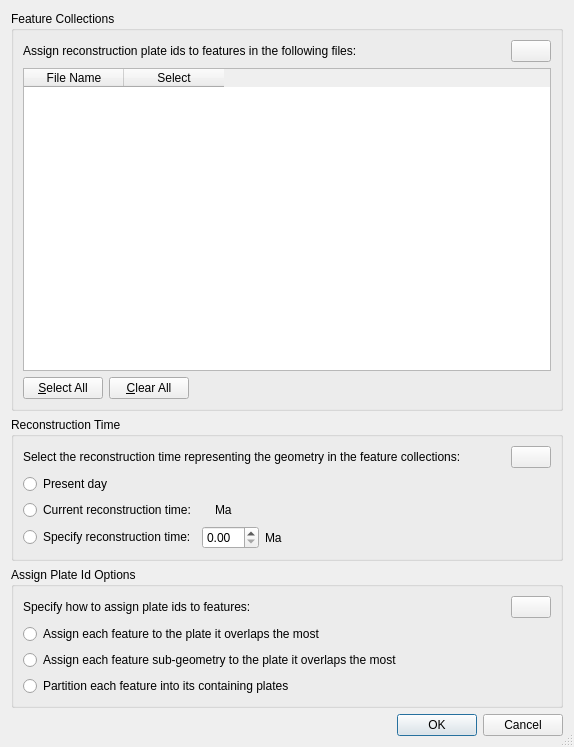
<ui version="4.0" >
 <class>AssignReconstructionPlateIdsDialog</class>
 <widget class="QDialog" name="AssignReconstructionPlateIdsDialog" >
  <property name="geometry" >
   <rect>
    <x>0</x>
    <y>0</y>
    <width>574</width>
    <height>747</height>
   </rect>
  </property>
  <property name="windowTitle" >
   <string>Assign Reconstruction Plate Ids</string>
  </property>
  <property name="windowIcon" >
   <iconset resource="../qt-resources/qt_widgets.qrc" >:/gnome_preferences_desktop_16.png</iconset>
  </property>
  <property name="sizeGripEnabled" >
   <bool>true</bool>
  </property>
  <property name="modal" >
   <bool>true</bool>
  </property>
  <layout class="QVBoxLayout" >
   <item>
    <widget class="QGroupBox" name="files_to_assign" >
     <property name="title" >
      <string>Feature Collections</string>
     </property>
     <layout class="QVBoxLayout" >
      <item>
       <layout class="QHBoxLayout" >
        <item>
         <widget class="QLabel" name="label" >
          <property name="text" >
           <string>Assign reconstruction plate ids to features in the following files:</string>
          </property>
         </widget>
        </item>
        <item>
         <spacer>
          <property name="orientation" >
           <enum>Qt::Horizontal</enum>
          </property>
          <property name="sizeHint" >
           <size>
            <width>40</width>
            <height>20</height>
           </size>
          </property>
         </spacer>
        </item>
        <item>
         <widget class="QPushButton" name="push_button_help_feature_collections" >
          <property name="toolTip" >
           <string>What does this mean?</string>
          </property>
          <property name="text" >
           <string/>
          </property>
          <property name="icon" >
           <iconset resource="../qt-resources/qt_widgets.qrc" >:/human_help_browser_16.png</iconset>
          </property>
         </widget>
        </item>
       </layout>
      </item>
      <item>
       <widget class="QTableWidget" name="table_feature_collections" >
        <property name="alternatingRowColors" >
         <bool>true</bool>
        </property>
        <property name="selectionMode" >
         <enum>QAbstractItemView::NoSelection</enum>
        </property>
        <property name="selectionBehavior" >
         <enum>QAbstractItemView::SelectRows</enum>
        </property>
        <property name="horizontalScrollMode" >
         <enum>QAbstractItemView::ScrollPerPixel</enum>
        </property>
        <property name="gridStyle" >
         <enum>Qt::DashLine</enum>
        </property>
        <property name="columnCount" >
         <number>2</number>
        </property>
        <column>
         <property name="text" >
          <string>File Name</string>
         </property>
        </column>
        <column>
         <property name="text" >
          <string>Select</string>
         </property>
        </column>
       </widget>
      </item>
      <item>
       <layout class="QHBoxLayout" >
        <item>
         <widget class="QPushButton" name="button_select_all" >
          <property name="toolTip" >
           <string>Select all files</string>
          </property>
          <property name="text" >
           <string>&amp;Select All</string>
          </property>
         </widget>
        </item>
        <item>
         <widget class="QPushButton" name="button_clear_all" >
          <property name="enabled" >
           <bool>true</bool>
          </property>
          <property name="toolTip" >
           <string>Clear all files</string>
          </property>
          <property name="text" >
           <string>&amp;Clear All</string>
          </property>
         </widget>
        </item>
        <item>
         <spacer>
          <property name="orientation" >
           <enum>Qt::Horizontal</enum>
          </property>
          <property name="sizeHint" >
           <size>
            <width>40</width>
            <height>20</height>
           </size>
          </property>
         </spacer>
        </item>
       </layout>
      </item>
     </layout>
    </widget>
   </item>
   <item>
    <widget class="QGroupBox" name="group_box_reconstruction_time" >
     <property name="title" >
      <string>Reconstruction Time</string>
     </property>
     <layout class="QVBoxLayout" >
      <item>
       <layout class="QHBoxLayout" >
        <item>
         <widget class="QLabel" name="label_reconstruction_time" >
          <property name="minimumSize" >
           <size>
            <width>0</width>
            <height>20</height>
           </size>
          </property>
          <property name="text" >
           <string>Select the reconstruction time representing the geometry in the feature collections:</string>
          </property>
         </widget>
        </item>
        <item>
         <spacer>
          <property name="orientation" >
           <enum>Qt::Horizontal</enum>
          </property>
          <property name="sizeHint" >
           <size>
            <width>40</width>
            <height>20</height>
           </size>
          </property>
         </spacer>
        </item>
        <item>
         <widget class="QPushButton" name="push_button_help_reconstruction_time" >
          <property name="toolTip" >
           <string>What does this mean?</string>
          </property>
          <property name="text" >
           <string/>
          </property>
          <property name="icon" >
           <iconset resource="../qt-resources/qt_widgets.qrc" >:/human_help_browser_16.png</iconset>
          </property>
         </widget>
        </item>
       </layout>
      </item>
      <item>
       <widget class="QRadioButton" name="radio_button_present_day" >
        <property name="text" >
         <string>Present day</string>
        </property>
        <property name="checked" >
         <bool>false</bool>
        </property>
       </widget>
      </item>
      <item>
       <layout class="QHBoxLayout" >
        <item>
         <widget class="QRadioButton" name="radio_button_current_recon_time" >
          <property name="text" >
           <string>Current reconstruction time:</string>
          </property>
          <property name="checked" >
           <bool>false</bool>
          </property>
         </widget>
        </item>
        <item>
         <widget class="QLabel" name="label_current_reconstruction_time" >
          <property name="text" >
           <string>&lt;current reconstruction time></string>
          </property>
         </widget>
        </item>
        <item>
         <widget class="QLabel" name="label_ma" >
          <property name="text" >
           <string>Ma</string>
          </property>
         </widget>
        </item>
        <item>
         <spacer>
          <property name="orientation" >
           <enum>Qt::Horizontal</enum>
          </property>
          <property name="sizeHint" >
           <size>
            <width>40</width>
            <height>20</height>
           </size>
          </property>
         </spacer>
        </item>
       </layout>
      </item>
      <item>
       <layout class="QHBoxLayout" >
        <item>
         <widget class="QRadioButton" name="radio_button_specify_recon_time" >
          <property name="text" >
           <string>Specify reconstruction time:</string>
          </property>
         </widget>
        </item>
        <item>
         <widget class="QDoubleSpinBox" name="double_spin_box_reconstruction_time" />
        </item>
        <item>
         <widget class="QLabel" name="label_ma_spin_box" >
          <property name="text" >
           <string>Ma</string>
          </property>
         </widget>
        </item>
        <item>
         <spacer>
          <property name="orientation" >
           <enum>Qt::Horizontal</enum>
          </property>
          <property name="sizeHint" >
           <size>
            <width>40</width>
            <height>20</height>
           </size>
          </property>
         </spacer>
        </item>
       </layout>
      </item>
     </layout>
    </widget>
   </item>
   <item>
    <widget class="QGroupBox" name="partition_options" >
     <property name="title" >
      <string>Assign Plate Id Options</string>
     </property>
     <layout class="QVBoxLayout" >
      <item>
       <layout class="QHBoxLayout" >
        <item>
         <widget class="QLabel" name="label_assign_plate_id_options" >
          <property name="text" >
           <string>Specify how to assign plate ids to features:</string>
          </property>
         </widget>
        </item>
        <item>
         <spacer>
          <property name="orientation" >
           <enum>Qt::Horizontal</enum>
          </property>
          <property name="sizeHint" >
           <size>
            <width>40</width>
            <height>20</height>
           </size>
          </property>
         </spacer>
        </item>
        <item>
         <widget class="QPushButton" name="push_button_help_assign_plate_id_options" >
          <property name="toolTip" >
           <string>What does this mean?</string>
          </property>
          <property name="text" >
           <string/>
          </property>
          <property name="icon" >
           <iconset resource="../qt-resources/qt_widgets.qrc" >:/human_help_browser_16.png</iconset>
          </property>
         </widget>
        </item>
       </layout>
      </item>
      <item>
       <widget class="QRadioButton" name="radio_button_assign_features" >
        <property name="text" >
         <string>Assign each feature to the plate it overlaps the most</string>
        </property>
       </widget>
      </item>
      <item>
       <widget class="QRadioButton" name="radio_button_assign_feature_sub_geometries" >
        <property name="text" >
         <string>Assign each feature sub-geometry to the plate it overlaps the most</string>
        </property>
       </widget>
      </item>
      <item>
       <widget class="QRadioButton" name="radio_button_partition_features" >
        <property name="text" >
         <string>Partition each feature into its containing plates</string>
        </property>
       </widget>
      </item>
     </layout>
    </widget>
   </item>
   <item>
    <layout class="QHBoxLayout" >
     <item>
      <spacer>
       <property name="orientation" >
        <enum>Qt::Horizontal</enum>
       </property>
       <property name="sizeHint" >
        <size>
         <width>40</width>
         <height>20</height>
        </size>
       </property>
      </spacer>
     </item>
     <item>
      <widget class="QPushButton" name="button_apply" >
       <property name="toolTip" >
        <string>Assign plate ids to selected files</string>
       </property>
       <property name="text" >
        <string>OK</string>
       </property>
       <property name="default" >
        <bool>true</bool>
       </property>
      </widget>
     </item>
     <item>
      <widget class="QPushButton" name="button_cancel" >
       <property name="toolTip" >
        <string>Cancel plate id assignment</string>
       </property>
       <property name="text" >
        <string>Cancel</string>
       </property>
      </widget>
     </item>
    </layout>
   </item>
  </layout>
 </widget>
 <tabstops>
  <tabstop>button_apply</tabstop>
  <tabstop>button_select_all</tabstop>
  <tabstop>button_clear_all</tabstop>
  <tabstop>table_feature_collections</tabstop>
 </tabstops>
 <resources>
  <include location="../qt-resources/qt_widgets.qrc" />
 </resources>
 <connections>
  <connection>
   <sender>button_cancel</sender>
   <signal>clicked()</signal>
   <receiver>AssignReconstructionPlateIdsDialog</receiver>
   <slot>reject()</slot>
   <hints>
    <hint type="sourcelabel" >
     <x>663</x>
     <y>320</y>
    </hint>
    <hint type="destinationlabel" >
     <x>355</x>
     <y>171</y>
    </hint>
   </hints>
  </connection>
 </connections>
</ui>
